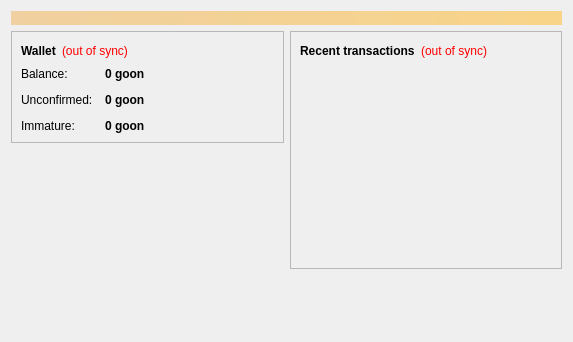
<?xml version="1.0" encoding="UTF-8"?>
<ui version="4.0">
 <class>OverviewPage</class>
 <widget class="QWidget" name="OverviewPage">
  <property name="geometry">
   <rect>
    <x>0</x>
    <y>0</y>
    <width>573</width>
    <height>342</height>
   </rect>
  </property>
  <property name="windowTitle">
   <string>Form</string>
  </property>
  <layout class="QVBoxLayout" name="topLayout">
   <item>
    <widget class="QLabel" name="labelAlerts">
     <property name="visible">
      <bool>false</bool>
     </property>
     <property name="styleSheet">
      <string notr="true">background-color: qlineargradient(x1: 0, y1: 0, x2: 1, y2: 0, stop:0 #F0D0A0, stop:1 #F8D488); color:#000000;</string>
     </property>
     <property name="wordWrap">
      <bool>true</bool>
     </property>
     <property name="margin">
      <number>3</number>
     </property>
    </widget>
   </item>
   <item>
    <layout class="QHBoxLayout" name="horizontalLayout" stretch="1,1">
     <item>
      <layout class="QVBoxLayout" name="verticalLayout_2">
       <item>
        <widget class="QFrame" name="frame">
         <property name="frameShape">
          <enum>QFrame::StyledPanel</enum>
         </property>
         <property name="frameShadow">
          <enum>QFrame::Raised</enum>
         </property>
         <layout class="QVBoxLayout" name="verticalLayout_4">
          <item>
           <layout class="QHBoxLayout" name="horizontalLayout_4">
            <item>
             <widget class="QLabel" name="label_5">
              <property name="font">
               <font>
                <weight>75</weight>
                <bold>true</bold>
               </font>
              </property>
              <property name="text">
               <string>Wallet</string>
              </property>
             </widget>
            </item>
            <item>
             <widget class="QLabel" name="labelWalletStatus">
              <property name="toolTip">
               <string>The displayed information may be out of date. Your wallet automatically synchronizes with the GOONIES network after a connection is established, but this process has not completed yet.</string>
              </property>
              <property name="styleSheet">
               <string notr="true">QLabel { color: red; }</string>
              </property>
              <property name="text">
               <string notr="true">(out of sync)</string>
              </property>
              <property name="alignment">
               <set>Qt::AlignLeading|Qt::AlignLeft|Qt::AlignVCenter</set>
              </property>
             </widget>
            </item>
            <item>
             <spacer name="horizontalSpacer_2">
              <property name="orientation">
               <enum>Qt::Horizontal</enum>
              </property>
              <property name="sizeHint" stdset="0">
               <size>
                <width>40</width>
                <height>20</height>
               </size>
              </property>
             </spacer>
            </item>
           </layout>
          </item>
          <item>
           <layout class="QFormLayout" name="formLayout_2">
            <property name="fieldGrowthPolicy">
             <enum>QFormLayout::AllNonFixedFieldsGrow</enum>
            </property>
            <property name="horizontalSpacing">
             <number>12</number>
            </property>
            <property name="verticalSpacing">
             <number>12</number>
            </property>
            <item row="0" column="0">
             <widget class="QLabel" name="label">
              <property name="text">
               <string>Balance:</string>
              </property>
             </widget>
            </item>
            <item row="0" column="1">
             <widget class="QLabel" name="labelBalance">
              <property name="font">
               <font>
                <weight>75</weight>
                <bold>true</bold>
               </font>
              </property>
              <property name="cursor">
               <cursorShape>IBeamCursor</cursorShape>
              </property>
              <property name="toolTip">
               <string>Your current balance</string>
              </property>
              <property name="text">
               <string notr="true">0 goon</string>
              </property>
              <property name="textInteractionFlags">
               <set>Qt::LinksAccessibleByMouse|Qt::TextSelectableByKeyboard|Qt::TextSelectableByMouse</set>
              </property>
             </widget>
            </item>
            <item row="1" column="0">
             <widget class="QLabel" name="label_3">
              <property name="text">
               <string>Unconfirmed:</string>
              </property>
             </widget>
            </item>
            <item row="1" column="1">
             <widget class="QLabel" name="labelUnconfirmed">
              <property name="font">
               <font>
                <weight>75</weight>
                <bold>true</bold>
               </font>
              </property>
              <property name="cursor">
               <cursorShape>IBeamCursor</cursorShape>
              </property>
              <property name="toolTip">
               <string>Total of transactions that have yet to be confirmed, and do not yet count toward the current balance</string>
              </property>
              <property name="text">
               <string notr="true">0 goon</string>
              </property>
              <property name="textInteractionFlags">
               <set>Qt::LinksAccessibleByMouse|Qt::TextSelectableByKeyboard|Qt::TextSelectableByMouse</set>
              </property>
             </widget>
            </item>
            <item row="2" column="0">
             <widget class="QLabel" name="labelImmatureText">
              <property name="text">
               <string>Immature:</string>
              </property>
             </widget>
            </item>
            <item row="2" column="1">
             <widget class="QLabel" name="labelImmature">
              <property name="font">
               <font>
                <weight>75</weight>
                <bold>true</bold>
               </font>
              </property>
              <property name="toolTip">
               <string>Mined balance that has not yet matured</string>
              </property>
              <property name="text">
               <string notr="true">0 goon</string>
              </property>
              <property name="textInteractionFlags">
               <set>Qt::LinksAccessibleByMouse|Qt::TextSelectableByKeyboard|Qt::TextSelectableByMouse</set>
              </property>
             </widget>
            </item>
           </layout>
          </item>
         </layout>
        </widget>
       </item>
       <item>
        <spacer name="verticalSpacer">
         <property name="orientation">
          <enum>Qt::Vertical</enum>
         </property>
         <property name="sizeHint" stdset="0">
          <size>
           <width>20</width>
           <height>40</height>
          </size>
         </property>
        </spacer>
       </item>
      </layout>
     </item>
     <item>
      <layout class="QVBoxLayout" name="verticalLayout_3">
       <item>
        <widget class="QFrame" name="frame_2">
         <property name="frameShape">
          <enum>QFrame::StyledPanel</enum>
         </property>
         <property name="frameShadow">
          <enum>QFrame::Raised</enum>
         </property>
         <layout class="QVBoxLayout" name="verticalLayout">
          <item>
           <layout class="QHBoxLayout" name="horizontalLayout_2">
            <item>
             <widget class="QLabel" name="label_4">
              <property name="text">
               <string>&lt;b&gt;Recent transactions&lt;/b&gt;</string>
              </property>
             </widget>
            </item>
            <item>
             <widget class="QLabel" name="labelTransactionsStatus">
              <property name="toolTip">
               <string>The displayed information may be out of date. Your wallet automatically synchronizes with the GOONIES network after a connection is established, but this process has not completed yet.</string>
              </property>
              <property name="styleSheet">
               <string notr="true">QLabel { color: red; }</string>
              </property>
              <property name="text">
               <string notr="true">(out of sync)</string>
              </property>
              <property name="alignment">
               <set>Qt::AlignRight|Qt::AlignTrailing|Qt::AlignVCenter</set>
              </property>
             </widget>
            </item>
            <item>
             <spacer name="horizontalSpacer">
              <property name="orientation">
               <enum>Qt::Horizontal</enum>
              </property>
              <property name="sizeHint" stdset="0">
               <size>
                <width>40</width>
                <height>20</height>
               </size>
              </property>
             </spacer>
            </item>
           </layout>
          </item>
          <item>
           <widget class="QListView" name="listTransactions">
            <property name="styleSheet">
             <string notr="true">QListView { background: transparent; }</string>
            </property>
            <property name="frameShape">
             <enum>QFrame::NoFrame</enum>
            </property>
            <property name="verticalScrollBarPolicy">
             <enum>Qt::ScrollBarAlwaysOff</enum>
            </property>
            <property name="horizontalScrollBarPolicy">
             <enum>Qt::ScrollBarAlwaysOff</enum>
            </property>
            <property name="selectionMode">
             <enum>QAbstractItemView::NoSelection</enum>
            </property>
           </widget>
          </item>
         </layout>
        </widget>
       </item>
       <item>
        <spacer name="verticalSpacer_2">
         <property name="orientation">
          <enum>Qt::Vertical</enum>
         </property>
         <property name="sizeHint" stdset="0">
          <size>
           <width>20</width>
           <height>40</height>
          </size>
         </property>
        </spacer>
       </item>
      </layout>
     </item>
    </layout>
   </item>
  </layout>
 </widget>
 <resources/>
 <connections/>
</ui>
